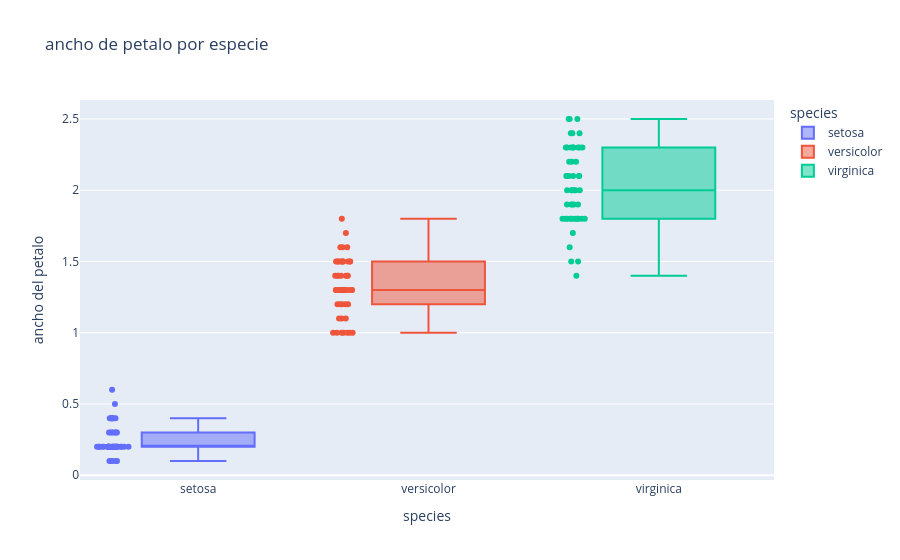

Write notebook code for a chart like this one.
### Code cell
# 3. Boxplot de ancho del pétalo
# Crea un boxplot de `petal_width` para cada especie. Muestra también los puntos individuales de las
# observaciones. Identifica visualmente qué especie presenta los valores más altos y cuál tiene menor
# dispersión.
# Conceptos a practicar: px.box, distribución, mediana, IQR y puntos
fig=px.box(
    data_frame=df,
    x="species",
    y="petal_width",
    color="species",
    points="all",
    title="ancho de petalo por especie",
    labels={"specie": "especie","petal_width": "ancho del petalo"}
)
fig.show()

### Figure 1 — Plotly figure (JSON) as saved in the notebook; plotly's stock layout.template omitted (floating-point values rounded to 4 significant figures)
{"data": [{"alignmentgroup": "True", "boxpoints": "all", "hovertemplate": "species=%{x}<br>ancho del petalo=%{y}<extra></extra>", "legendgroup": "setosa", "marker": {"color": "#636efa"}, "name": "setosa", "notched": false, "offsetgroup": "setosa", "orientation": "v", "showlegend": true, "type": "box", "x": ["setosa", "setosa", "setosa", "setosa", "setosa", "setosa", "setosa", "setosa", "setosa", "setosa", "setosa", "setosa", "setosa", "setosa", "setosa", "setosa", "setosa", "setosa", "setosa", "setosa", "setosa", "setosa", "setosa", "setosa", "setosa", "setosa", "setosa", "setosa", "setosa", "setosa", "setosa", "setosa", "setosa", "setosa", "setosa", "setosa", "setosa", "setosa", "setosa", "setosa", "setosa", "setosa", "setosa", "setosa", "setosa", "setosa", "setosa", "setosa", "setosa", "setosa"], "x0": " ", "xaxis": "x", "y": [0.2, 0.2, 0.2, 0.2, 0.2, 0.4, 0.3, 0.2, 0.2, 0.1, 0.2, 0.2, 0.1, 0.1, 0.2, 0.4, 0.4, 0.3, 0.3, 0.3, 0.2, 0.4, 0.2, 0.5, 0.2, 0.2, 0.4, 0.2, 0.2, 0.2, 0.2, 0.4, 0.1, 0.2, 0.2, 0.2, 0.2, 0.1, 0.2, 0.2, 0.3, 0.3, 0.2, 0.6, 0.4, 0.3, 0.2, 0.2, 0.2, 0.2], "y0": " ", "yaxis": "y"}, {"alignmentgroup": "True", "boxpoints": "all", "hovertemplate": "species=%{x}<br>ancho del petalo=%{y}<extra></extra>", "legendgroup": "versicolor", "marker": {"color": "#EF553B"}, "name": "versicolor", "notched": false, "offsetgroup": "versicolor", "orientation": "v", "showlegend": true, "type": "box", "x": ["versicolor", "versicolor", "versicolor", "versicolor", "versicolor", "versicolor", "versicolor", "versicolor", "versicolor", "versicolor", "versicolor", "versicolor", "versicolor", "versicolor", "versicolor", "versicolor", "versicolor", "versicolor", "versicolor", "versicolor", "versicolor", "versicolor", "versicolor", "versicolor", "versicolor", "versicolor", "versicolor", "versicolor", "versicolor", "versicolor", "versicolor", "versicolor", "versicolor", "versicolor", "versicolor", "versicolor", "versicolor", "versicolor", "versicolor", "versicolor", "versicolor", "versicolor", "versicolor", "versicolor", "versicolor", "versicolor", "versicolor", "versicolor", "versicolor", "versicolor"], "x0": " ", "xaxis": "x", "y": [1.4, 1.5, 1.5, 1.3, 1.5, 1.3, 1.6, 1.0, 1.3, 1.4, 1.0, 1.5, 1.0, 1.4, 1.3, 1.4, 1.5, 1.0, 1.5, 1.1, 1.8, 1.3, 1.5, 1.2, 1.3, 1.4, 1.4, 1.7, 1.5, 1.0, 1.1, 1.0, 1.2, 1.6, 1.5, 1.6, 1.5, 1.3, 1.3, 1.3, 1.2, 1.4, 1.2, 1.0, 1.3, 1.2, 1.3, 1.3, 1.1, 1.3], "y0": " ", "yaxis": "y"}, {"alignmentgroup": "True", "boxpoints": "all", "hovertemplate": "species=%{x}<br>ancho del petalo=%{y}<extra></extra>", "legendgroup": "virginica", "marker": {"color": "#00cc96"}, "name": "virginica", "notched": false, "offsetgroup": "virginica", "orientation": "v", "showlegend": true, "type": "box", "x": ["virginica", "virginica", "virginica", "virginica", "virginica", "virginica", "virginica", "virginica", "virginica", "virginica", "virginica", "virginica", "virginica", "virginica", "virginica", "virginica", "virginica", "virginica", "virginica", "virginica", "virginica", "virginica", "virginica", "virginica", "virginica", "virginica", "virginica", "virginica", "virginica", "virginica", "virginica", "virginica", "virginica", "virginica", "virginica", "virginica", "virginica", "virginica", "virginica", "virginica", "virginica", "virginica", "virginica", "virginica", "virginica", "virginica", "virginica", "virginica", "virginica", "virginica"], "x0": " ", "xaxis": "x", "y": [2.5, 1.9, 2.1, 1.8, 2.2, 2.1, 1.7, 1.8, 1.8, 2.5, 2.0, 1.9, 2.1, 2.0, 2.4, 2.3, 1.8, 2.2, 2.3, 1.5, 2.3, 2.0, 2.0, 1.8, 2.1, 1.8, 1.8, 1.8, 2.1, 1.6, 1.9, 2.0, 2.2, 1.5, 1.4, 2.3, 2.4, 1.8, 1.8, 2.1, 2.4, 2.3, 1.9, 2.3, 2.5, 2.3, 1.9, 2.0, 2.3, 1.8], "y0": " ", "yaxis": "y"}], "layout": {"boxmode": "overlay", "legend": {"title": {"text": "species"}, "tracegroupgap": 0}, "title": {"text": "ancho de petalo por especie"}, "xaxis": {"anchor": "y", "categoryarray": ["setosa", "versicolor", "virginica"], "categoryorder": "array", "domain": [0, 1], "title": {"text": "species"}}, "yaxis": {"anchor": "x", "domain": [0, 1], "title": {"text": "ancho del petalo"}}}}
